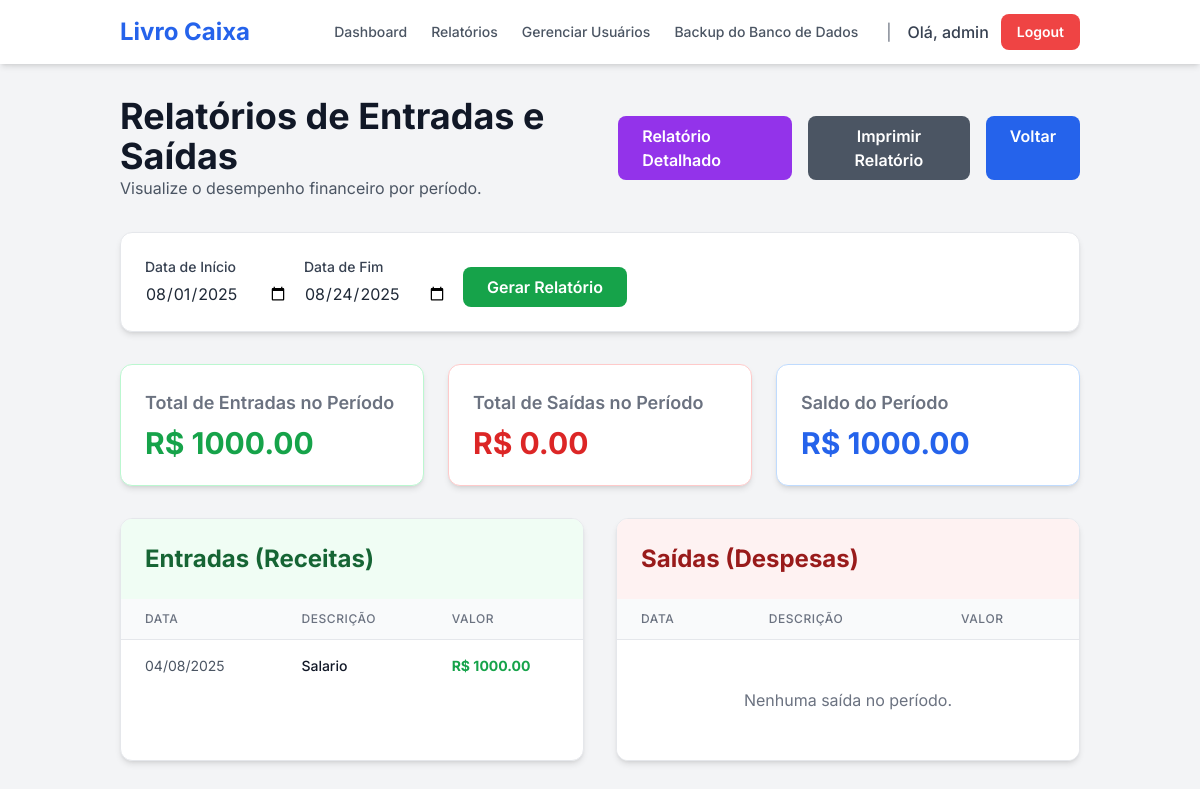
The app's page /reports (signed in), older data.
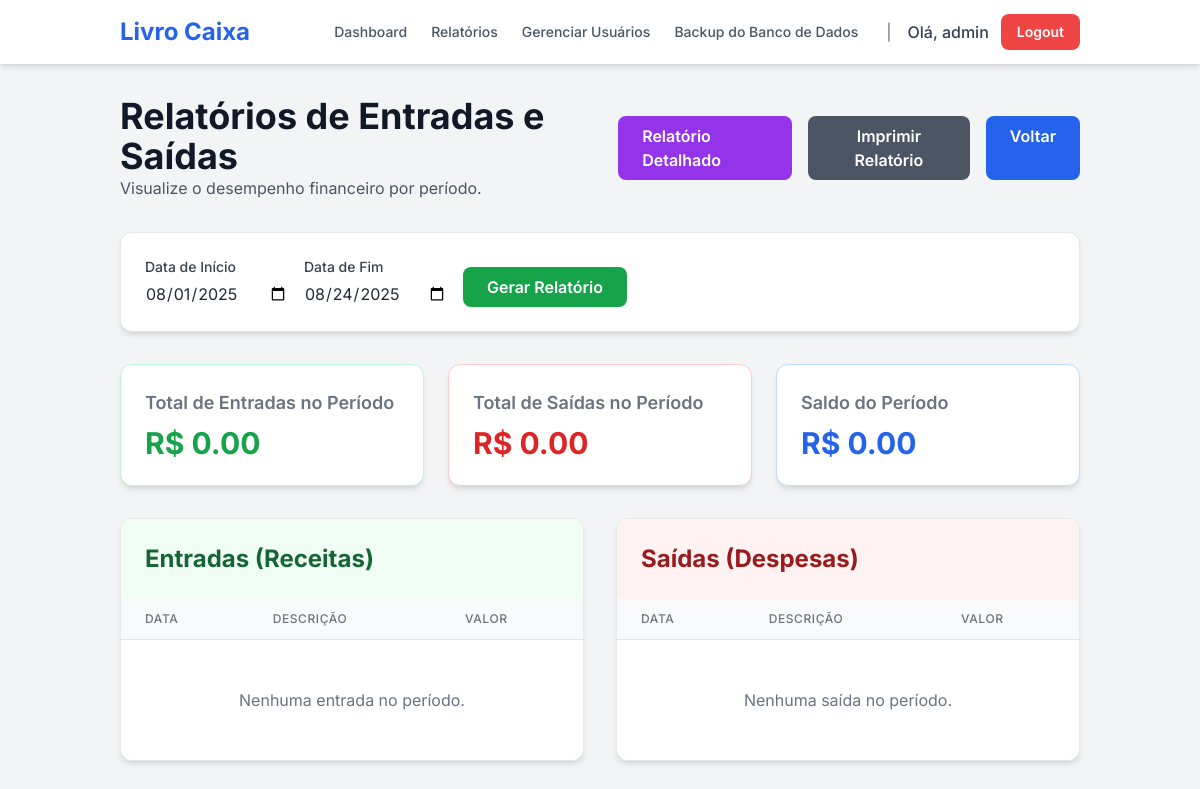
The same page, newer data.
### tables this page shows
CREATE TABLE transactions (
    id INTEGER PRIMARY KEY AUTOINCREMENT,
    user_id INTEGER NOT NULL,
    description TEXT NOT NULL,
    amount REAL NOT NULL,
    type TEXT NOT NULL, -- 'receita' ou 'despesa'
    category TEXT NOT NULL,
    date TEXT, -- Data do pagamento/recebimento
    due_date TEXT NOT NULL, -- Data de vencimento
    status TEXT NOT NULL, -- 'pago', 'recebido', 'pendente'
    client_supplier TEXT,
    FOREIGN KEY (user_id) REFERENCES users (id)
);

### app.py (the view)
@app.route('/reports', methods=['GET'])
@login_required
def reports():
    db = get_db()
    user_id = session['user_id']
    today = datetime.now()
    start_date_str = request.args.get('start_date', today.replace(day=1).strftime('%Y-%m-%d'))
    end_date_str = request.args.get('end_date', today.strftime('%Y-%m-%d'))
    start_date = parse_date(start_date_str)
    end_date = parse_date(end_date_str)
    report_transactions = []
    if start_date and end_date:
        end_date_inclusive = end_date.replace(hour=23, minute=59, second=59)
        transactions_from_db = db.execute(
            "SELECT * FROM transactions WHERE user_id = ? AND date >= ? AND date <= ?",
            (user_id, start_date_str, end_date_str)
        ).fetchall()
        for tx_row in transactions_from_db:
            tx_dict = dict(tx_row)
            tx_dict['date'] = parse_date(tx_dict['date'])
            report_transactions.append(tx_dict)
    income_transactions = [t for t in report_transactions if t['type'] == 'receita']
    expense_transactions = [t for t in report_transactions if t['type'] == 'despesa']
    total_income = sum(t['amount'] for t in income_transactions)
    total_expense = sum(t['amount'] for t in expense_transactions)
    return render_template(
        'reports.html',
        start_date=start_date_str,
        end_date=end_date_str,
        income_transactions=sorted(income_transactions, key=lambda t: t.get('date') or datetime.min),
        expense_transactions=sorted(expense_transactions, key=lambda t: t.get('date') or datetime.min),
        total_income=total_income,
        total_expense=total_expense
    )

### app.py (called while the page is built)
def get_db():
    db = getattr(g, '_database', None)
    if db is None:
        db = g._database = sqlite3.connect(DATABASE)
        db.row_factory = sqlite3.Row
    return db

@app.teardown_appcontext
def close_connection(exception):
    db = getattr(g, '_database', None)
    if db is not None:
        db.close()

def parse_date(date_val):
    if isinstance(date_val, datetime): return date_val
    if not date_val or not isinstance(date_val, str): return None
    try: return datetime.strptime(date_val, '%Y-%m-%d')
    except (ValueError, TypeError): return None

def login_required(f):
    @wraps(f)
    def decorated_function(*args, **kwargs):
        if 'user_id' not in session:
            flash("Por favor, faça login para acessar esta página.", "warning")
            return redirect(url_for('login'))
        if session['username'] not in [row['username'] for row in get_db().execute('SELECT username FROM users').fetchall()]:
            flash("Sua sessão é inválida. Por favor, faça login novamente.", "danger")
            session.clear()
            return redirect(url_for('login'))
        return f(*args, **kwargs)
    return decorated_function

### templates/reports.html (shortened to what the changed rows need)
{% extends "layout.html" %}
{% block content %}
<header class="mb-8 flex justify-between items-center">
    <div>
        <h1 class="text-4xl font-bold text-gray-900">Relatórios de Entradas e Saídas</h1>
    </div>
</header>
<section class="grid grid-cols-1 md:grid-cols-3 gap-6 mb-8">
    <div class="bg-white p-6 rounded-xl shadow-md border border-green-200">
        <h2 class="text-lg font-semibold text-gray-500 mb-2">Total de Entradas no Período</h2>
        <p class="text-3xl font-bold text-green-600">R$ {{ "%.2f"|format(total_income) }}</p>
    </div>
    <div class="bg-white p-6 rounded-xl shadow-md border border-red-200">
        <h2 class="text-lg font-semibold text-gray-500 mb-2">Total de Saídas no Período</h2>
    </div>
    <div class="bg-white p-6 rounded-xl shadow-md border border-blue-200">
        <h2 class="text-lg font-semibold text-gray-500 mb-2">Saldo do Período</h2>
        <p class="text-3xl font-bold {{ 'text-blue-600' if (total_income - total_expense) >= 0 else 'text-orange-600' }}">R$ {{ "%.2f"|format(total_income - total_expense) }}</p>
    </div>
</section>
<div class="grid grid-cols-1 lg:grid-cols-2 gap-8">
    <section class="bg-white rounded-xl shadow-md border border-gray-200 overflow-hidden">
        <div class="p-6 bg-green-50">
            <h2 class="text-2xl font-bold text-green-800">Entradas (Receitas)</h2>
        </div>
        <div class="overflow-x-auto">
            <table class="min-w-full divide-y divide-gray-200">
                <thead class="bg-gray-50">
                    <tr>
                        <th class="px-6 py-3 text-left text-xs font-medium text-gray-500 uppercase tracking-wider">Data</th>
                        <th class="px-6 py-3 text-left text-xs font-medium text-gray-500 uppercase tracking-wider">Descrição</th>
                        <th class="px-6 py-3 text-left text-xs font-medium text-gray-500 uppercase tracking-wider">Valor</th>
                    </tr>
                </thead>
                <tbody class="bg-white divide-y divide-gray-200">
                    {% for tx in income_transactions %}
                    <tr>
                        <td class="px-6 py-4 whitespace-nowrap text-sm text-gray-600">{{ tx.date.strftime('%d/%m/%Y') if tx.date else '---' }}</td>
                        <td class="px-6 py-4 whitespace-nowrap text-sm font-medium text-gray-900">{{ tx.description }}</td>
                        <td class="px-6 py-4 whitespace-nowrap text-sm font-bold text-green-600">R$ {{ "%.2f"|format(tx.amount) }}</td>
                    </tr>
                    {% else %}
                    <tr><td colspan="3" class="px-6 py-12 text-center text-gray-500">Nenhuma entrada no período.</td></tr>
                    {% endfor %}
                </tbody>
            </table>
        </div>
    </section>
    <section class="bg-white rounded-xl shadow-md border border-gray-200 overflow-hidden">
        <div class="p-6 bg-red-50">
            <h2 class="text-2xl font-bold text-red-800">Saídas (Despesas)</h2>
        </div>
        <div class="overflow-x-auto">
            <table class="min-w-full divide-y divide-gray-200">
                <thead class="bg-gray-50">
                    <tr>
                        <th class="px-6 py-3 text-left text-xs font-medium text-gray-500 uppercase tracking-wider">Data</th>
                        <th class="px-6 py-3 text-left text-xs font-medium text-gray-500 uppercase tracking-wider">Descrição</th>
                        <th class="px-6 py-3 text-left text-xs font-medium text-gray-500 uppercase tracking-wider">Valor</th>
                    </tr>
                </thead>
            </table>
        </div>
    </section>
</div>
{% endblock %}

Row changes from the older to the newer data that the page shows:
removed transactions: date "04/08/2025", description "Salario", amount "1000.00"
Text that changed along with them:
{{ "%.2f"|format(total_income) }}: "1000.00" → "0.00"
{{ "%.2f"|format(total_income - total_expense) }}: "1000.00" → "0.00"
text now shown: "Nenhuma entrada no período."
